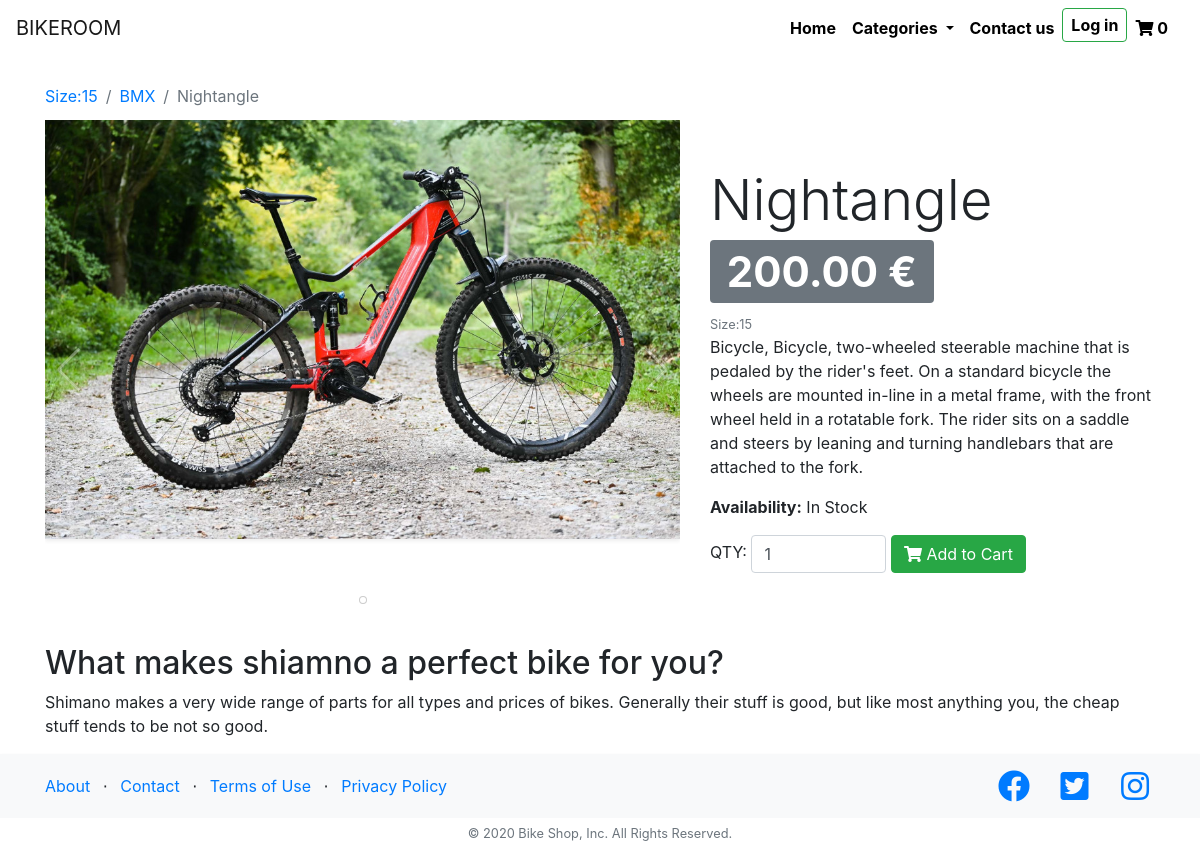
/bike/4, run on the app's committed database.
### shop/models.py (models this page shows, shortened)
class Bikes(models.Model):
    name = models.CharField(max_length=35)
    size = models.CharField(max_length=2)
    color = models.CharField(max_length=10)
    description = models.TextField(default="Bicycle")
    full_description = RichTextField(blank=True, null=True)
    price = models.DecimalField(max_digits=10, decimal_places=2)
    image = models.ImageField()
    age_category = models.CharField(default=12, max_length=15)
    bike_categories = models.CharField(max_length=50)
    amount = models.DecimalField(max_digits=10, decimal_places=2, default=10)
    class Meta:
        verbose_name_plural = 'Bikes'

### shop/views.py (the view)
# urls.py: path('bike/<int:id>', views.details, name='details'),
def details(request, id):
    print(id)
    selected_bike = Bikes.objects.get(id=id)
    images = Images.objects.filter(bike_id=selected_bike.id)
    show_bike = {'bike': selected_bike, 'images': images}
    return render(request, 'shop/details.html', show_bike)

### shop/context_processors.py (called while the page is built)
def add_variable_to_context(request):
    if request.COOKIES.get('uuid') is not None:
        return {
            'uuid': request.COOKIES.get('uuid')
        }
    else:
        return {
            'uuid': '000'
        }

### shop/templatetags/myapptags.py (called while the page is built)
@register.simple_tag
def shopcartcount(userid):
    count = ShopCart.objects.filter(user=userid).count()
    return count

### shop/templates/shop/details.html (shortened to what this page needs)
{% extends 'shop/layout.html' %}
{% load static %}
{% block extrahead  %}
    <link rel="stylesheet" href="{% static 'shop/fix_navbar.css' %}">
    <link rel="stylesheet" href="{% static 'shop/libraries/swiper/swiper-bundle.min.css' %}">
{% endblock %}
{% block content %}
<div class="container mt-5 pt-4">
    <div class="row align-items-center">
        <div class="col-md-12">
            <nav aria-label="breadcrumb">
              <ol class="breadcrumb bg-transparent pl-0 mb-0">
                <li class="breadcrumb-item"><a href="/search?size={{ bike.size }}">Size:{{bike.size}}</a></li>
                <li class="breadcrumb-item"><a href="/category/{{ bike.bike_categories }}">{{ bike.bike_categories }}</a></li>
                <li class="breadcrumb-item active" aria-current="page">{{ bike.name }}</li>
              </ol>
            </nav>
        </div>
        <div class="col-md-5 order-md-2">
            <h1 class="display-4 text-capitalize">{{bike.name}} <span class="badge badge-secondary">{{bike.price}} &euro;</span></h1>
            <small class="text-muted">Size:{{bike.size}}</small>
            <p>
                {{bike.description}},
                Bicycle, two-wheeled steerable machine that is pedaled by the rider's feet. On a standard bicycle the wheels are mounted in-line in a metal frame, with the front wheel held in a rotatable fork. The rider sits on a saddle and steers by leaning and turning handlebars that are attached to the fork.
            </p>
            <div class="row">
                <div class="col-md-12">
                    <form action="/addtoshopcart/{{ bike.id }}" method="post" class="form-inline">
                          <div id="SelectedProduct">
                              <p><strong>Availability:</strong> {% if bike.amount > 0  %} In Stock {% else %} Out of Stock {% endif %}</p>
                              <div class="qty-input">
                                  <span class="text-uppercase">QTY: </span>
                                  <input class="form-control" name="quantity" type="number" value="1" min="1" max="{{ bike.amount }}">
                                  <button type="submit" {% if bike.amount < 1  %} disabled {% endif %} class="btn btn-success">
                                    <i class="fa fa-shopping-cart"></i> Add to Cart
                                </button>
                            </div>
                          </div>
                    </form>
                </div>
            </div>
        </div>
        <div class="col-md-7 order-md-1">
            <div class="swiper-container">
              <div class="swiper-wrapper">
                <div class="swiper-slide">
                  <img src="{{bike.image.url}}" class="shadow-sm bike-img swiper-lazy" alt="{{bike.name}}">
                </div>
              </div>
              <div class="swiper-pagination swiper-pagination-white"></div>
            </div>
        </div>
    </div>
    <div class="row mt-4">
        <div class="col-md-12">
            <div class="full-description">
                {{ bike.full_description | safe}}
            </div>
        </div>
    </div>
</div>
{% endblock %}

### shop/static/shop/home.css (style rules this page uses)
html { position: relative; min-height: 100%; }
body { margin-bottom: 95px; }

### shop/static/shop/fix_navbar.css (style rules this page uses)
.bike-img { width: 100%; max-width: 800px; height: auto; }

### shop/templates/shop/details.html (style rules this page uses)
.swiper-slide { text-align: center; font-size: 18px; }
.swiper-slide { min-height: 500px; }

### data on the page
Bikes: size "15", bike_categories "BMX", name "Nightangle", price "200.00", description "Bicycle", image (picture), full_description "What makes shiamno a perfect bike for you? Shimano makes a very wide range of parts for all types and prices of bikes. Generally their stuff is good, but like most anything you, the cheap stuff tends to be not so good."

### other printed values
{{ count }} "0"
